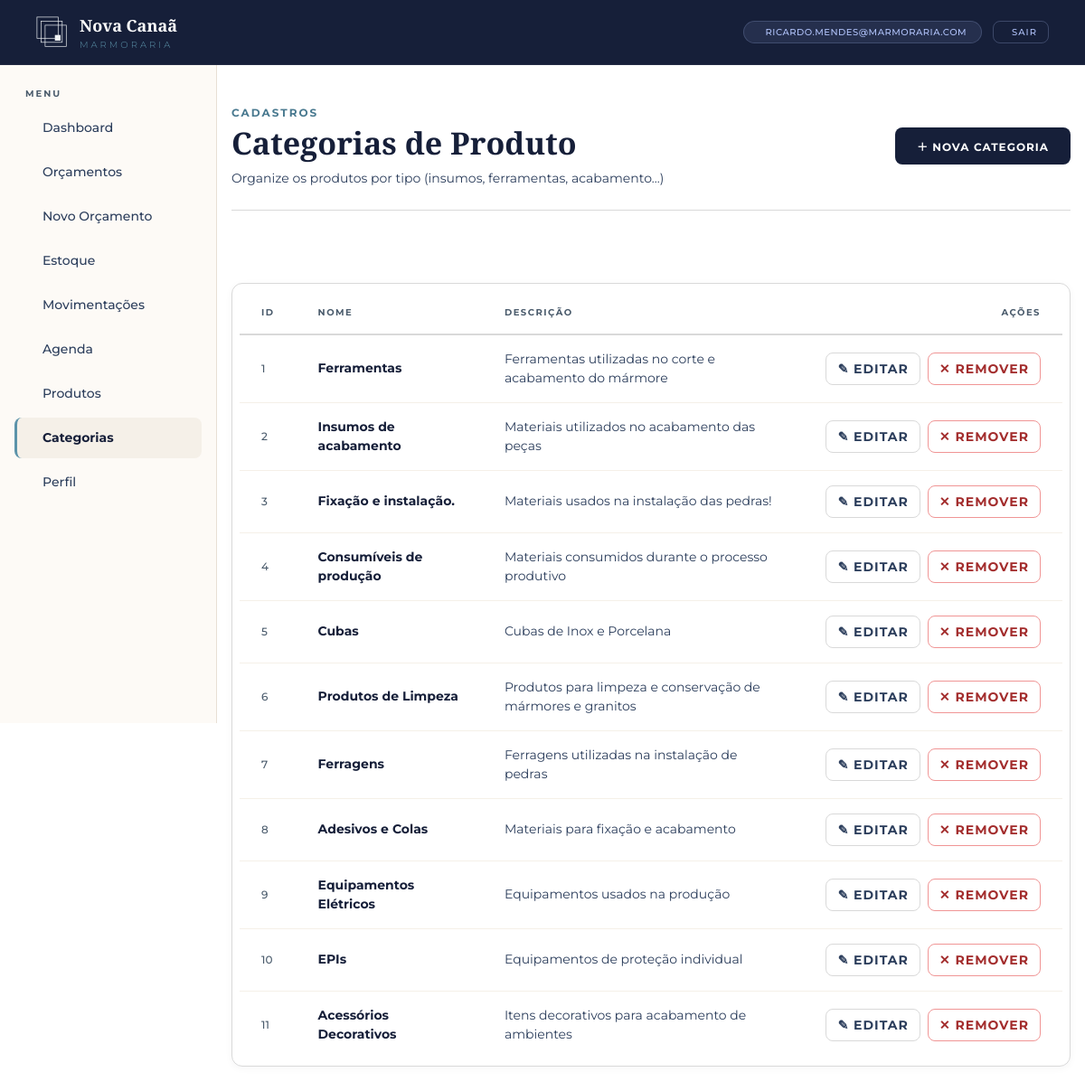
Page /front/view/Categorias.php (signed in) on the committed database.
### tables this page shows
CREATE TABLE `usuario` (
  `id_usuario` int(11) NOT NULL,
  `email_usuario` varchar(100) DEFAULT NULL,
  `cd_senha` varchar(255) NOT NULL,
  `tp_usuario` enum('Administrador','Vendedor') NOT NULL
);

CREATE TABLE `categoria_produto` (
  `id_categoria` int(11) NOT NULL,
  `nm_categoria` varchar(50) NOT NULL,
  `ds_categoria` text NOT NULL
);

### front/view/includes/usuario.php (called while the page is built, shortened)
<?php
require_once __DIR__ . '/../../../back/config/database.php';
require_once __DIR__ . '/../../../back/models/Usuario.php';
$logado = $_SESSION['usuario'];
$idUsuario = $logado['id_usuario'];
$modelU = new Usuario($pdo);
$usuario = $modelU->getPerfil($idUsuario);

### back/models/Model.php (called while the page is built, shortened)
<?php
abstract class Model implements ICrud
{
    protected $_PDO;
    protected $_table;
    public function __construct(PDO $PDO, $table)
    {
        $this->_PDO = $PDO;
        $this->_table = $table;
    }
    public function listarTodos(): array
    {
        $select = $this->_PDO->prepare("SELECT * FROM {$this->_table}");
        $select->execute();
        return $select->fetchAll(PDO::FETCH_ASSOC);
    }
}
?>

### back/models/Usuario.php (called while the page is built, shortened)
<?php
class Usuario extends Pessoa implements IAutenticavel
{
    public function getPerfil($idUsuario): string
    {
    $sql = "SELECT u.email_usuario, u.tp_usuario FROM usuario u WHERE u.id_usuario = :id";
        $stmt = $this->_PDO->prepare($sql);
        $stmt->bindValue(':id', $idUsuario);
        $stmt->execute();
        $dados = $stmt->fetch(PDO::FETCH_ASSOC);
        if ($dados) {
            $this->email = $dados['email_usuario'];
            $this->tp_usuario = $dados['tp_usuario'];
            return "
                <tr>
                    <th>Email:</th>
                    <td>{$this->email}</td>
                </tr>
                <tr>
                    <th>Tipo de Usuario:</th>
                    <td>{$this->tp_usuario}</td>
                </tr>
            ";
        }
        return "<tr><td colspan='2'>Usuário não encontrado</td></tr>";
    }
}

### front/view/includes/Categorias.php (called while the page is built, shortened)
<?php
require_once __DIR__ . '/../../../back/config/database.php';
require_once __DIR__ . '/../../../back/controller/CategoriaProdutoController.php';
$controller = new CategoriaProdutoController($pdo);
$categorias = $controller->listar();

### back/controller/CategoriaProdutoController.php (called while the page is built, shortened)
<?php
class CategoriaProdutoController
{
    private CategoriaProduto $model;
    public function __construct(PDO $conn)
    {
        $this->model = new CategoriaProduto($conn);
    }
    public function listar(): array
    {
        return $this->model->listarTodos();
    }
}

### front/view/Categorias.php (the view, shortened to what this page needs)
<?php
$paginaAtiva  = 'categorias';
$cssExtra     = '../assets/css/dashboard.css';
include './includes/usuario.php';
include './includes/Categorias.php';
include './includes/layout.php';
?>
<div class="page-header">
    <div>
        <div class="page-eyebrow">Cadastros</div>
        <h1 class="page-title">Categorias de Produto</h1>
        <p class="page-desc">Organize os produtos por tipo (insumos, ferramentas, acabamento...)</p>
    </div>
    <button class="btn btn-primary" onclick="abrirModalCriar()">＋ Nova categoria</button>
</div>
<div class="card">
    <?php if (empty($categorias)): ?>
        <div class="empty">
            <i class="ti ti-tag"></i>
            Nenhuma categoria cadastrada ainda.
        </div>
    <?php else: ?>
        <table class="table">
            <thead>
                <tr>
                    <th style="width:60px;">ID</th>
                    <th>Nome</th>
                    <th>Descrição</th>
                    <th style="width:200px;text-align:right;">Ações</th>
                </tr>
            </thead>
            <tbody>
                <?php foreach ($categorias as $cat): ?>
                    <tr>
                        <td class="col-id"><?= htmlspecialchars($cat['id_categoria']) ?></td>
                        <td><strong><?= htmlspecialchars($cat['nm_categoria']) ?></strong></td>
                        <td><?= htmlspecialchars($cat['ds_categoria']) ?></td>
                        <td>
                            <div class="actions">
                                <button class="btn btn-ghost btn-icon"
                                        onclick="abrirModalEditar(<?= $cat['id_categoria'] ?>, '<?= htmlspecialchars($cat['nm_categoria'], ENT_QUOTES) ?>', '<?= htmlspecialchars($cat['ds_categoria'], ENT_QUOTES) ?>')">
                                    ✎ Editar
                                </button>
                                <form method="POST" style="display:inline;" onsubmit="return confirm('Remover esta categoria?');">
                                    <button type="submit" class="btn btn-danger btn-icon">✕ Remover</button>
                                </form>
                            </div>
                        </td>
                    </tr>
                <?php endforeach; ?>
            </tbody>
        </table>
    <?php endif; ?>
</div>
</main>
</div>
</body>
</html>

### front/view/includes/layout.php (shortened to what this page needs)
<!DOCTYPE html>
<html lang="pt-br">
<head>
        <link rel="stylesheet" href="../assets/css/base.css">
        <link rel="stylesheet" href="../assets/css/rubia.css">
        <?php if (!empty($cssExtra)): ?>
                <link rel="stylesheet" href="<?= $cssExtra ?>">
        <?php endif; ?>
        <link rel="stylesheet" href="https://cdn.jsdelivr.net/npm/@tabler/icons-webfont@latest/tabler-icons.min.css">
</head>
<body>
        <div class="app">
                <header class="header">
                        <a href="Dashboard.php" class="logo">
                                <div class="title-header">
                                        Nova Canaã
                                        <small>Marmoraria</small>
                                </div>
                        </a>
                        <div class="header-user-group">
                                <a href="Perfil.php" class="user">
                                        <?= $logado['email_usuario'] ?>
                                </a>
                                <a href="?acao=logout" class="btn-logout">
                                        Sair
                                </a>
                        </div>
                </header>
                <aside class="sidebar">
                        <div class="nav-label">Menu</div>
                        <a href="Dashboard.php" class="nav-item <?= $paginaAtiva === 'dashboard' ? 'active' : '' ?>"> Dashboard</a>
                        <a href="Orcamentos.php"
                                class="nav-item <?= $paginaAtiva === 'orcamentos' ? 'active' : '' ?>"> Orçamentos</a>
                        <a href="NovoOrcamento.php"
                                class="nav-item <?= $paginaAtiva === 'novoorcamento' ? 'active' : '' ?>"> Novo Orçamento</a>
                        <a href="Estoque.php" class="nav-item <?= $paginaAtiva === 'estoque' ? 'active' : '' ?>"> Estoque</a>
                        <a href="MovimentacoesEstoque.php"
                                class="nav-item <?= $paginaAtiva === 'movimentacoesestoque' ? 'active' : '' ?>"> Movimentações</a>
                        <a href="Agenda.php" class="nav-item <?= $paginaAtiva === 'agenda' ? 'active' : '' ?>"> Agenda</a>
                        <a href="Produtos.php" class="nav-item <?= $paginaAtiva === 'produtos' ? 'active' : '' ?>"> Produtos</a>
                        <a href="Categorias.php"
                                class="nav-item <?= $paginaAtiva === 'categorias' ? 'active' : '' ?>"> Categorias</a>
                        <a href="Perfil.php" class="nav-item <?= $paginaAtiva === 'perfil' ? 'active' : '' ?>"> Perfil</a>
                </aside>
                <main>

### front/assets/css/rubia.css (style rules this page uses)
.header-user-group { display: flex; align-items: center; gap: var(--space-md); }
.btn-logout { display: inline-flex; align-items: center; gap: var(--space-sm); padding: var(--space-xs) var(--space-md); background: transparent; color: var(--nevoa); border: 1px solid rgba(175, 193, 248, 0.25); border-radius: var(--radius-md); font-family: var(--sans); font-size: var(--text-xs); font-weight: var(--font-medium); letter-spacing: 1px; text-transform: uppercase; text-decoration: none; cursor: pointer; transition: background 0.2s, border-color 0.2s, color 0.2s; }
.header .user { cursor: pointer; text-decoration: none; }

### front/assets/css/dashboard.css (style rules this page uses)
:root { --cp: var(--color-primary); --cts: var(--pedra-claro); --ctl: var(--color-text-light); --bg: var(--color-bg); --bgs: var(--color-bg-soft); --bdr: var(--color-border); --ca: var(--color-accent); --fp: var(--font-primary); --sm: var(--space-sm); --md: var(--space-md); --lg: var(--space-lg); --xl: var(--space-xl); --rmd: var(--radius-md); --rlg: var(--radius-lg); --rpill: var(--radius-pill); --xs: var(--space-xs); }
body { background-color: var(--color-bg-soft) !important; }
main { width: min(1120px, calc(100% - 32px)); margin: 0 auto; padding: 44px 0 64px; display: flex; flex-direction: column; gap: var(--space-2xl); }

### rows in the picture
usuario: email_usuario "RICARDO.MENDES@MARMORARIA.COM"
categoria_produto: id_categoria "1", nm_categoria "Ferramentas", ds_categoria "Ferramentas utilizadas no corte e acabamento do mármore"
categoria_produto: id_categoria "2", nm_categoria "Insumos de acabamento", ds_categoria "Materiais utilizados no acabamento das peças"
categoria_produto: id_categoria "3", nm_categoria "Fixação e instalação.", ds_categoria "Materiais usados na instalação das pedras!"
categoria_produto: id_categoria "4", nm_categoria "Consumíveis de produção", ds_categoria "Materiais consumidos durante o processo produtivo"
categoria_produto: id_categoria "5", nm_categoria "Cubas", ds_categoria "Cubas de Inox e Porcelana"
categoria_produto: id_categoria "6", nm_categoria "Produtos de Limpeza", ds_categoria "Produtos para limpeza e conservação de mármores e granitos"
categoria_produto: id_categoria "7", nm_categoria "Ferragens", ds_categoria "Ferragens utilizadas na instalação de pedras"
categoria_produto: id_categoria "8", nm_categoria "Adesivos e Colas", ds_categoria "Materiais para fixação e acabamento"
categoria_produto: id_categoria "9", nm_categoria "Equipamentos Elétricos", ds_categoria "Equipamentos usados na produção"
categoria_produto: id_categoria "10", nm_categoria "EPIs", ds_categoria "Equipamentos de proteção individual"
categoria_produto: id_categoria "11", nm_categoria "Acessórios Decorativos", ds_categoria "Itens decorativos para acabamento de ambientes"
